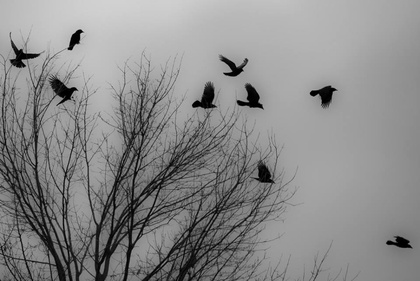
%> input picture Matlab Codes/1.jpg, 420 x 281 px, shrunk from 960 x 642 before the run
$ octave --eval "BimodalThresholding;"   (GNU Octave 9; MATLAB toolbox functions it lacks are replaced by stand-ins)
%> lines starting %> are read from the running program, lines starting %| are printed output that depends on the picture; in (x1, y1, x2, y2) boxes, pixels count from 0 and x2, y2 are one past the last pixel; in counts of white or black regions, pixels touching at a corner belong together; the program's own positions count from 1
function BimodalThresholding()
Img = imread('1.jpg');
%> Img is the input picture: size 281x420x3 uint8; min 0, max 210, mean 137.8
 Img = im2bw(Img);
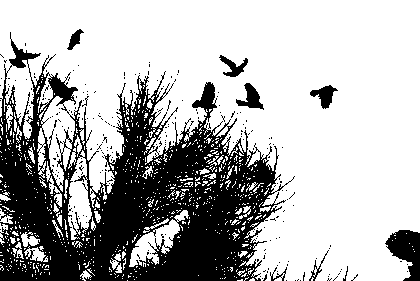
%> Img: size 281x420 logical; 70.1% white; 261 black regions (252 under 20 px), largest, box (x1, y1, x2, y2) and area: (0, 32, 295, 281) 32326, (385, 230, 420, 281) 1070, (236, 83, 264, 110) 344
%figure,imshow(Img);
%figure,imhist(Img);
Tcurr = 20;
Tprev = 1;
while(abs(Tcurr-Tprev)>0.1)
    Tprev = Tcurr;
    MEAN1 = mymean(Img,0,Tcurr);
    MEAN2 = mymean(Img,Tcurr,255);
    Tcurr = (MEAN1+MEAN2)/2;
    %figure,imshow(coins)
end
%> this loop made 3 passes
%> (Tprev, MEAN1, MEAN2, Tcurr) on passes 2 to 3: (0.351, 0, 1, 0.5), (0.5, 0, 1, 0.5)
%> (MEAN1, MEAN2, Tcurr) on pass 1: (0.701, 0, 0.351)
res =roicolor(Img,Tcurr,255);
figure,imshow(res);
end

function [val] = mymean(img,low ,up)
total = size(img);
sizex = total(1);
sizey = total(2);
sum = 0;
count = 1;
for i=1:sizex
    for j=1:sizey
        if (img(i,j)>=low) && (img(i,j) <= up)
            count = count+1;
            sum=sum + double(img(i,j));
        end
    end
end
val = sum/count;
end

$ run again, with Matlab Codes/2.jpg copied over Matlab Codes/1.jpg
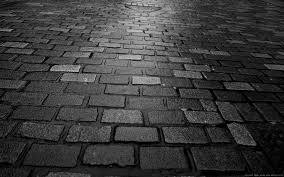
%> input picture Matlab Codes/2.jpg, 284 x 177 px
%> in BimodalThresholding, Img is the input picture: size 177x284x3 uint8; min 0, max 208, mean 59.6
%> in BimodalThresholding, `Img = im2bw(Img);`:
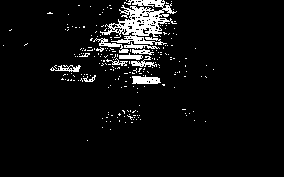
%> Img: size 177x284 logical; 5.7% white; 224 white regions (212 under 20 px), largest, box (x1, y1, x2, y2) and area: (100, 0, 177, 45) 1503, (132, 75, 161, 84) 193, (93, 38, 129, 53) 144
%> the loop in BimodalThresholding, `while(abs(Tcurr-Tprev)>0.1)` made 3 passes
%> (Tprev, MEAN1, MEAN2, Tcurr) on passes 2 to 3: (0.0286, 0, 1, 0.5), (0.5, 0, 1, 0.5)

$ run again, with Matlab Codes/3.jpg copied over Matlab Codes/1.jpg
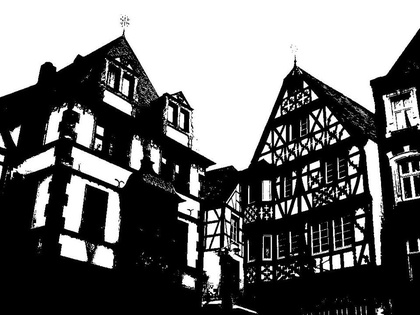
%> input picture Matlab Codes/3.jpg, 420 x 315 px, shrunk from 960 x 720 before the run
%> in BimodalThresholding, Img is the input picture: size 315x420 uint8; min 0, max 255, mean 109.7
%> in BimodalThresholding, `Img = im2bw(Img);`:
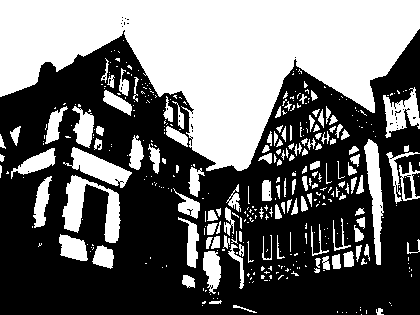
%> Img: size 315x420 logical; 42.4% white; 402 white regions (272 under 20 px), largest, box (x1, y1, x2, y2) and area: (0, 0, 420, 171) 37925, (62, 175, 121, 243) 1664, (364, 139, 384, 265) 1199
%> the loop in BimodalThresholding, `while(abs(Tcurr-Tprev)>0.1)` made 3 passes
%> (Tprev, MEAN1, MEAN2, Tcurr) on passes 2 to 3: (0.212, 0, 1, 0.5), (0.5, 0, 1, 0.5)

$ run again, with Matlab Codes/4.jpg copied over Matlab Codes/1.jpg
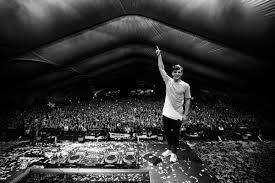
%> input picture Matlab Codes/4.jpg, 275 x 183 px
%> in BimodalThresholding, Img is the input picture: size 183x275x3 uint8; min 0, max 255, mean 50.3
%> in BimodalThresholding, `Img = im2bw(Img);`:
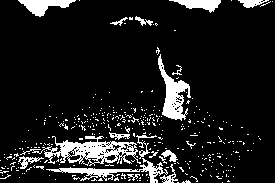
%> Img: size 183x275 logical; 11.2% white; 352 white regions (334 under 20 px), largest, box (x1, y1, x2, y2) and area: (20, 136, 141, 166) 1369, (158, 54, 191, 121) 856, (46, 158, 168, 183) 703
%> the loop in BimodalThresholding, `while(abs(Tcurr-Tprev)>0.1)` made 3 passes
%> (Tprev, MEAN1, MEAN2, Tcurr) on passes 2 to 3: (0.0558, 0, 1, 0.5), (0.5, 0, 1, 0.5)
